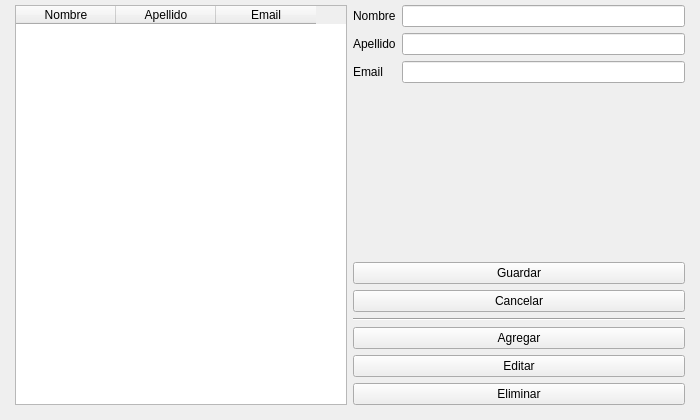
<?xml version="1.0" encoding="UTF-8"?>
<ui version="4.0">
 <class>MainWindow</class>
 <widget class="QMainWindow" name="MainWindow">
  <property name="geometry">
   <rect>
    <x>0</x>
    <y>0</y>
    <width>700</width>
    <height>420</height>
   </rect>
  </property>
  <property name="minimumSize">
   <size>
    <width>700</width>
    <height>420</height>
   </size>
  </property>
  <property name="windowTitle">
   <string>MainWindow</string>
  </property>
  <widget class="QWidget" name="centralwidget">
   <layout class="QHBoxLayout" name="horizontalLayout">
    <property name="leftMargin">
     <number>15</number>
    </property>
    <property name="topMargin">
     <number>5</number>
    </property>
    <property name="rightMargin">
     <number>15</number>
    </property>
    <property name="bottomMargin">
     <number>15</number>
    </property>
    <item>
     <widget class="QTableWidget" name="tabla">
      <column>
       <property name="text">
        <string>Nombre</string>
       </property>
      </column>
      <column>
       <property name="text">
        <string>Apellido</string>
       </property>
      </column>
      <column>
       <property name="text">
        <string>Email</string>
       </property>
      </column>
     </widget>
    </item>
    <item>
     <layout class="QVBoxLayout" name="verticalLayout">
      <item>
       <layout class="QFormLayout" name="formLayout">
        <item row="0" column="0">
         <widget class="QLabel" name="labelNombre">
          <property name="text">
           <string>Nombre</string>
          </property>
         </widget>
        </item>
        <item row="1" column="0">
         <widget class="QLabel" name="labelApellido">
          <property name="text">
           <string>Apellido</string>
          </property>
         </widget>
        </item>
        <item row="2" column="0">
         <widget class="QLabel" name="labelEmail">
          <property name="text">
           <string>Email</string>
          </property>
         </widget>
        </item>
        <item row="0" column="1">
         <widget class="QLineEdit" name="nombreInput"/>
        </item>
        <item row="1" column="1">
         <widget class="QLineEdit" name="apellidoInput"/>
        </item>
        <item row="2" column="1">
         <widget class="QLineEdit" name="emailInput"/>
        </item>
       </layout>
      </item>
      <item>
       <widget class="QPushButton" name="btnGuardar">
        <property name="text">
         <string>Guardar</string>
        </property>
        <property name="visible">
          <bool>false</bool>
         </property>
       </widget>
      </item>
      <item>
       <widget class="QPushButton" name="btnCancelar">
        <property name="text">
         <string>Cancelar</string>
        </property>
        <property name="visible">
          <bool>false</bool>
         </property>
       </widget>
      </item>
      <item>
       <widget class="Line" name="line">
        <property name="orientation">
         <enum>Qt::Horizontal</enum>
        </property>
       </widget>
      </item>
      <item>
       <widget class="QPushButton" name="btnAgregar">
        <property name="text">
         <string>Agregar</string>
        </property>
       </widget>
      </item>
      <item>
       <widget class="QPushButton" name="btnEditar">
        <property name="text">
         <string>Editar</string>
        </property>
       </widget>
      </item>
      <item>
       <widget class="QPushButton" name="btnEliminar">
        <property name="text">
         <string>Eliminar</string>
        </property>
       </widget>
      </item>
     </layout>
    </item>
   </layout>
  </widget>
 </widget>
 <resources/>
 <connections/>
</ui>
